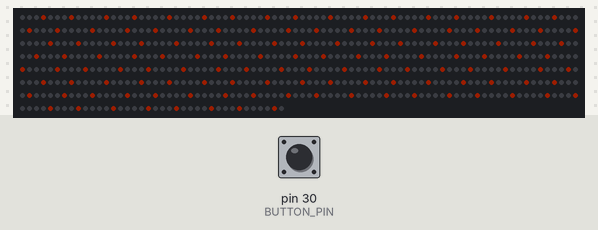
This sketch was run on a simulated Arduino Mega 2560, built with avr-gcc and run on an emulated ATmega2560. Shown: 598 RGB LEDs in strip order, left to right, continuing on the next row. The test bench sets the inputs (shaded band); at power-on: pin 30 (BUTTON_PIN) LOW. Dim RGB values are drawn brighter than linear; random numbers use the default seed unless the sketch sets one.

Above: at 4.2 s.
4.3 s: pin 30 (BUTTON_PIN) pulled HIGH for 0.3 s
At 4.86 s:
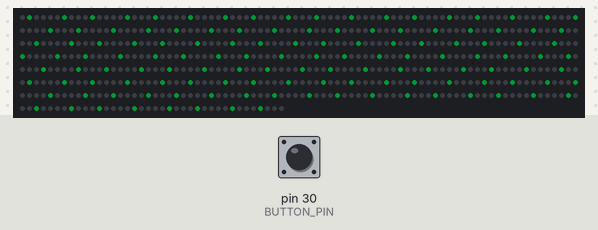
7.0 s: pin 30 (BUTTON_PIN) pulled HIGH for 1 s
At 7.8 s:
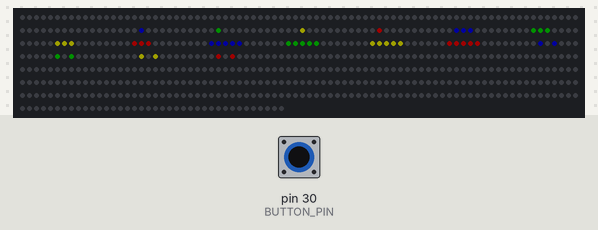
9.5 s: pin 30 (BUTTON_PIN) pulled HIGH for 0.3 s
At 10.5 s:
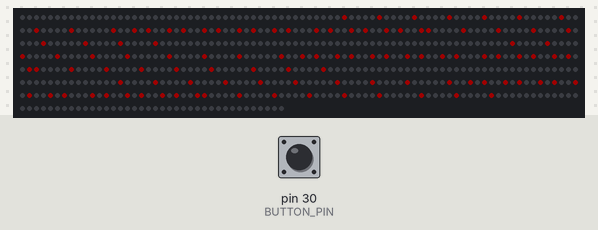
11.3 s: pin 30 (BUTTON_PIN) pulled HIGH for 3.2 s
At 12.0 s:
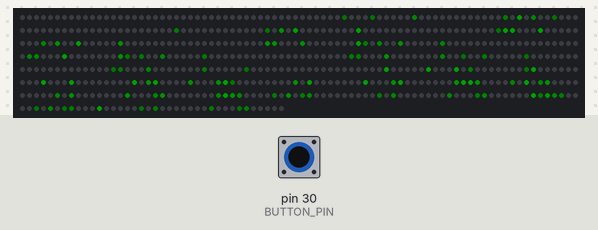
16.0 s: pin 30 (BUTTON_PIN) pulled HIGH for 0.3 s
At 19.6 s:
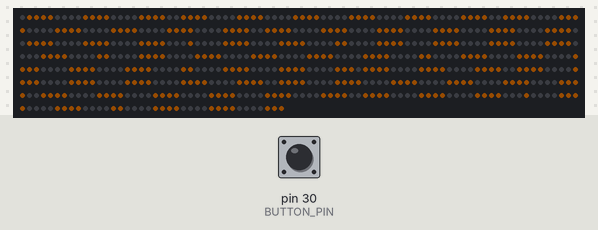

The sketch:

twirlLED.ino
```cpp
#include "FastLED.h"

// fast led constants
#define LED_PIN    26       // change to your data pin
#define BUTTON_PIN 30
#define COLOR_ORDER GRB      // if colors are mismatched; change this
#define NUM_LEDS    598       // change to the number of LEDs in your strip
#define BRIGHTNESS 32
#define WRAP_NUM 46
#define LED_TYPE    WS2812B

CRGB leds[NUM_LEDS];
int startIndex=0;
int bottom=2;
int buttonState=0;
int lastButtonState=0;
int pushCounter=0;
int numPrograms=9;

// pong variables
int c_x=0;
int c_y=0;
int c_dx=1;
int c_dy=1;

// matrix variables
#define numParticles 30
int lastRow[numParticles];
int column[numParticles];


void setup()
{
  delay(3000);

  FastLED.addLeds<LED_TYPE, LED_PIN, COLOR_ORDER>(leds, NUM_LEDS);
  FastLED.setBrightness(BRIGHTNESS);

  pinMode(BUTTON_PIN,INPUT);

  for(int i=0;i<numParticles;i++){
      column[i]=random(WRAP_NUM);
      lastRow[i]=random(NUM_LEDS/WRAP_NUM);
  }
  //Serial.begin(9600);
  //Serial.println("Hello");

}

void loop()
{
    if(pushCounter%numPrograms==0){
        rainbowLineTwirl();
    }
    else if(pushCounter%numPrograms==1){
        lineTwirl();
    }
    else if(pushCounter%numPrograms==2){
        heartTwirl();
    }
    else if(pushCounter%numPrograms==3){
        diamondTwirl();
    }
    else if(pushCounter%numPrograms==4){
        matrix();
    }
    else if(pushCounter%numPrograms==5){
        checkerboard();
    }
    else if(pushCounter%numPrograms==6){
        manTwirl();
    }
    else if(pushCounter%numPrograms==7){
        pong();
    }
    else{
        SITwirl();
    }
    buttonState=digitalRead(BUTTON_PIN);
    if(buttonState != lastButtonState){
       if(buttonState==HIGH){
            pushCounter++;
        }
    }
    lastButtonState=buttonState;
}

// rainbow line
void rainbowLineTwirl()
{
    FastLED.clear();
    for(int i=0;i<NUM_LEDS;i++){
      for(int j=0;j<10;j++){
        if(i%WRAP_NUM==(startIndex+j*WRAP_NUM/10)%WRAP_NUM){
            leds[i].setHSV(startIndex*255/WRAP_NUM,255,255);
        }
      }
    }
    FastLED.show();
    delay(30);

    startIndex=(startIndex+1)%WRAP_NUM;
}

// single color line
void lineTwirl()
{
    FastLED.clear();
    for(int i=0;i<NUM_LEDS;i++){
      for(int j=0;j<10;j++){
        if(i%WRAP_NUM==(startIndex+j*WRAP_NUM/10)%WRAP_NUM){
            leds[i].setRGB(0,abs(255-510*(float(startIndex)/WRAP_NUM)),255-abs(255-510*(float(startIndex)/WRAP_NUM)));
        }
      }
    }
    FastLED.show();
    delay(30);

    startIndex=(startIndex+1)%WRAP_NUM;

}

//heart
void heartTwirl()
{
    FastLED.clear();
    static int heart_x[]={0,-1,0,1,0,-1,-2,1,2,-1,1};
    static int heart_y[]={0,1,1,1,2,2,2,2,2,3,3};
    int x = 0;
    for(int i=0;i<(sizeof(heart_x)/sizeof(int));i++)
    {
        leds[int((heart_x[i]+startIndex+WRAP_NUM/4))%WRAP_NUM+(bottom+heart_y[i])*WRAP_NUM]=CRGB::Red;
        leds[int((heart_x[i]+startIndex+WRAP_NUM/2))%WRAP_NUM+(bottom+heart_y[i])*WRAP_NUM]=CRGB::Blue;
        leds[int((heart_x[i]+startIndex+WRAP_NUM*3/4))%WRAP_NUM+(bottom+heart_y[i])*WRAP_NUM]=CRGB::Green;
        leds[int((heart_x[i]+startIndex))%WRAP_NUM+(bottom+heart_y[i])*WRAP_NUM]=CRGB::Yellow;
    }
    FastLED.show();
    delay(30);

    startIndex=(startIndex+1)%WRAP_NUM;
}

// diamond
void diamondTwirl()
{
    FastLED.clear();
    static int diamond[]={WRAP_NUM,(1)*WRAP_NUM-1,(1)*WRAP_NUM+1,(2)*WRAP_NUM};
    static int diamond_x[]={0,-1,1,0};
    static int diamond_y[]={0,1,1,2};
    for(int i=0;i<(sizeof(diamond)/sizeof(int));i++)
    {
      for(int j=0;j<9;j++)
      {
        for(int k=0;k<3;k++)
        {
          leds[(diamond_x[i]+startIndex+j*WRAP_NUM/9)%WRAP_NUM+(diamond_y[i]+k*4+1)*WRAP_NUM]=CRGB::Red;
        }
      }
    }
    FastLED.show();
    delay(30);

    startIndex=(startIndex+1)%WRAP_NUM;
}

// running man
void manTwirl()
{
    FastLED.clear();
    static int man_x[]={0,1,1,4,2,3,4,2,0,2,0,1,2,3,4,5,2,5,1,2,1,2,3,1,2,3};
    static int eye_x[]={3};
    static int man_y[]={0,1,2,2,3,3,3,4,5,5,6,6,6,6,6,6,7,7,8,8,9,9,9,10,10,10};
    static int eye_y[]={9};
    for(int i=0;i<(sizeof(man_x)/sizeof(int));i++)
    {
        leds[int((man_x[i]+startIndex))%WRAP_NUM+man_y[i]*WRAP_NUM]=CRGB::Green;
    }
    for(int i=0;i<(sizeof(eye_x)/sizeof(int));i++)
    {
        leds[int((eye_x[i]+startIndex))%WRAP_NUM+eye_y[i]*WRAP_NUM]=CRGB::Red;
    }
    FastLED.show();
    delay(30);

    startIndex=(startIndex+1)%WRAP_NUM;
}


// space invader
void SITwirl()
{
    FastLED.clear();
    static int spaceInvader_x[]={0,1,3,4,-3,-1,5,7,-3,-1,0,1,2,3,4,5,7,-3,-2,-1,0,1,2,3,4,5,6,7,-2,-1,1,2,3,5,6,-1,0,1,2,3,4,5,0,4,-1,5};
    static int spaceInvader_y[]={0,0,0,0,1,1,1,1,2,2,2,2,2,2,2,2,2,3,3,3,3,3,3,3,3,3,3,3,4,4,4,4,4,4,4,5,5,5,5,5,5,5,6,6,7,7};
    for(int i=0;i<(sizeof(spaceInvader_x)/sizeof(int));i++)
    {
        leds[int((spaceInvader_x[i]+startIndex))%WRAP_NUM+(spaceInvader_y[i]+bottom)*WRAP_NUM]=CRGB::Red;
    }
    FastLED.show();
    delay(30);

    startIndex=(startIndex+1)%WRAP_NUM;
}


void matrix()
{
    for(int i=0;i<NUM_LEDS;i++){
        leds[i].fadeToBlackBy(128);
    }
    for(int i=0;i<numParticles;i++){

        if(lastRow[i]<1){
            column[i]=random(WRAP_NUM);
            lastRow[i]=NUM_LEDS/WRAP_NUM;
        }
        if(lastRow[i]*WRAP_NUM+column[i]<NUM_LEDS){
            //leds[lastRow[i]*WRAP_NUM+column[i]]=CRGB::Green;
            leds[lastRow[i]*WRAP_NUM+column[i]].g=255;
            lastRow[i]=lastRow[i]-1;
        }
        else {
            lastRow[i]=lastRow[i]-1;
        }

    }
    FastLED.show();
    delay(50);
}


// checkerboard
void checkerboard()
{
    FastLED.clear();
    for(int i=0;i<WRAP_NUM;i++){
        for(int j=0;j<(NUM_LEDS/WRAP_NUM)+1;j++){
            if(j*WRAP_NUM+(i+WRAP_NUM/2)%WRAP_NUM<NUM_LEDS){
                if((i/4)%2==(startIndex+j/4)%2){
                    leds[j*WRAP_NUM+(i+WRAP_NUM/2)%WRAP_NUM].setHSV(startIndex*255/WRAP_NUM,255,255);
            }
            }
        }
    }
    FastLED.show();
    delay(600);

    startIndex=(startIndex+1)%WRAP_NUM;
}


// pong
void pong()
{
    FastLED.clear();
    leds[c_x%WRAP_NUM+c_y*WRAP_NUM]=CRGB::Red;
    if(c_x==17){
      c_dx=-1;
    }
    else if(c_x==-17){
      c_dx=1;
    }
    if(c_y==12){
      c_dy=-1;
    }
    else if(c_y==0){
      c_dy=1;
    }
    c_x=c_x+c_dx;
    c_y=c_y+c_dy;
    FastLED.show();
    delay(30);

}
```
